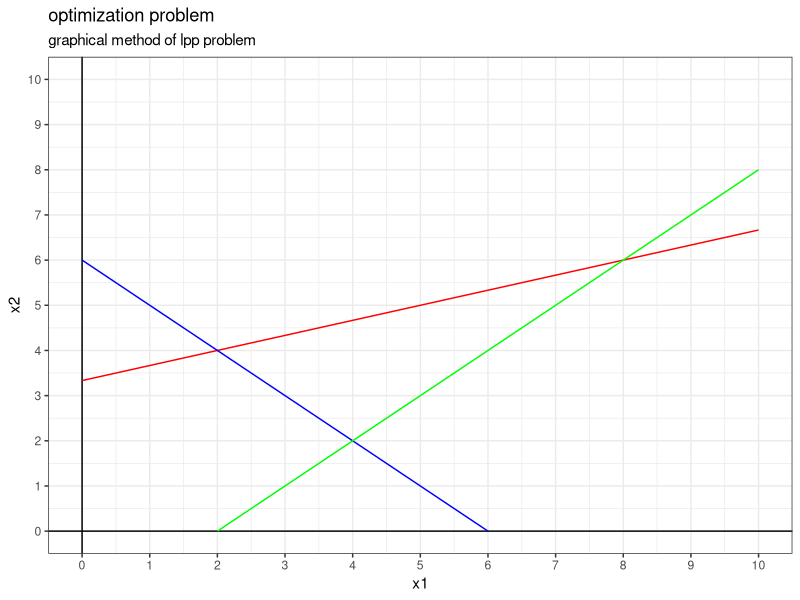
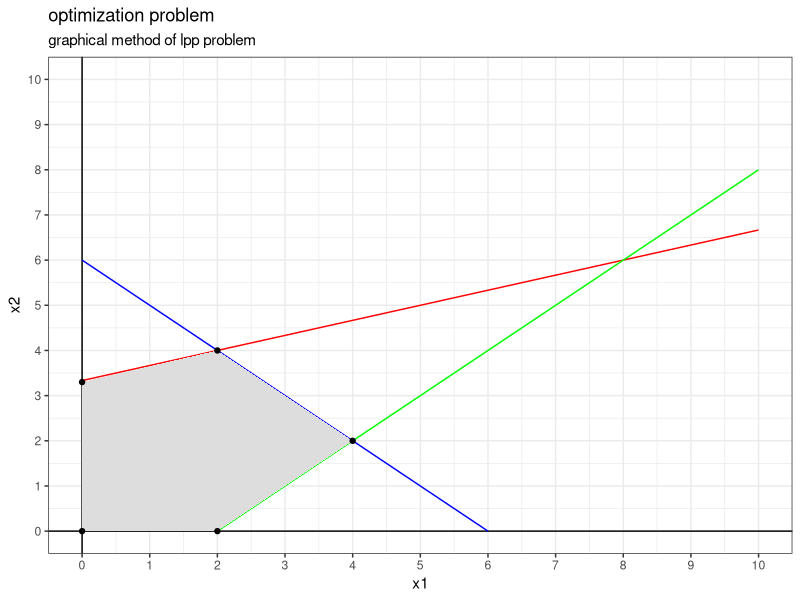
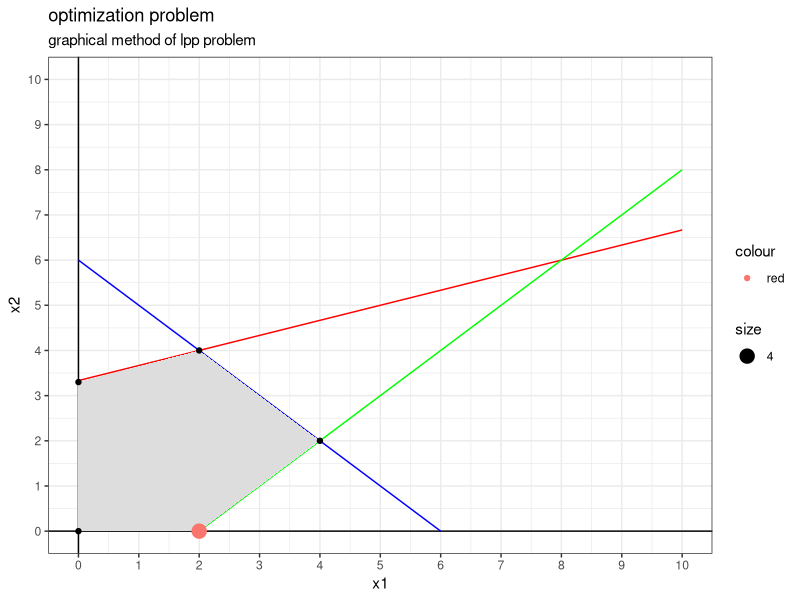

Recreate these plots in R, in order.
cons.1<- function(x) (10+x)/3
cons.2<- function(x) (6-x)
cons.3<- function(x) (x-2)
cons.4<- function(x) 0
cons.5<- function(x) 0

library(ggplot2)

p<- ggplot(data = data.frame(x=0), aes(x=x)) +
  geom_vline(xintercept = 0) +
  geom_hline(yintercept = 0) +
  stat_function(color = "red", fun = cons.1) +
  stat_function(color = "blue", fun = cons.2) +
  stat_function(color = "green", fun = cons.3) +
  scale_x_continuous(breaks = seq(0, 10, 1), lim = c(0, 10)) +
  scale_y_continuous(breaks = seq(0, 10, 1), lim = c(0,10)) +
  labs(title ="optimization problem", subtitle = "graphical method of lpp problem", x ="x1", y = "x2") +
  theme_bw()

print(p)

#define the feasible region polygon
feasible_region = data.frame(x = c(0,2,4,2,0), y = c(0,0,2,4,3.3))

#add feasible region to current plot
p<- p + geom_polygon(data = feasible_region, mapping = aes(x= x, y=y), fill = "#dddddd") + 
  geom_point(data = feasible_region, aes(x=x, y=y), color = "black")
print(p)

library(lpSolve)

f.obj<- c(-1,2)
f.con<-matrix(c(-1,3,
                1,1,
                1,-1), nrow = 3, byrow = TRUE)
f.dir<-c("<=", "<=","<=")
f.rhs<-c(10,6,2)
lp_result<-lp("min", f.obj, f.con, f.dir, f.rhs)
solution<- lp_result$solution
p<-p+ geom_point(aes(x=solution[1], y=solution[2], color ="red", size = 4))
print(p)
